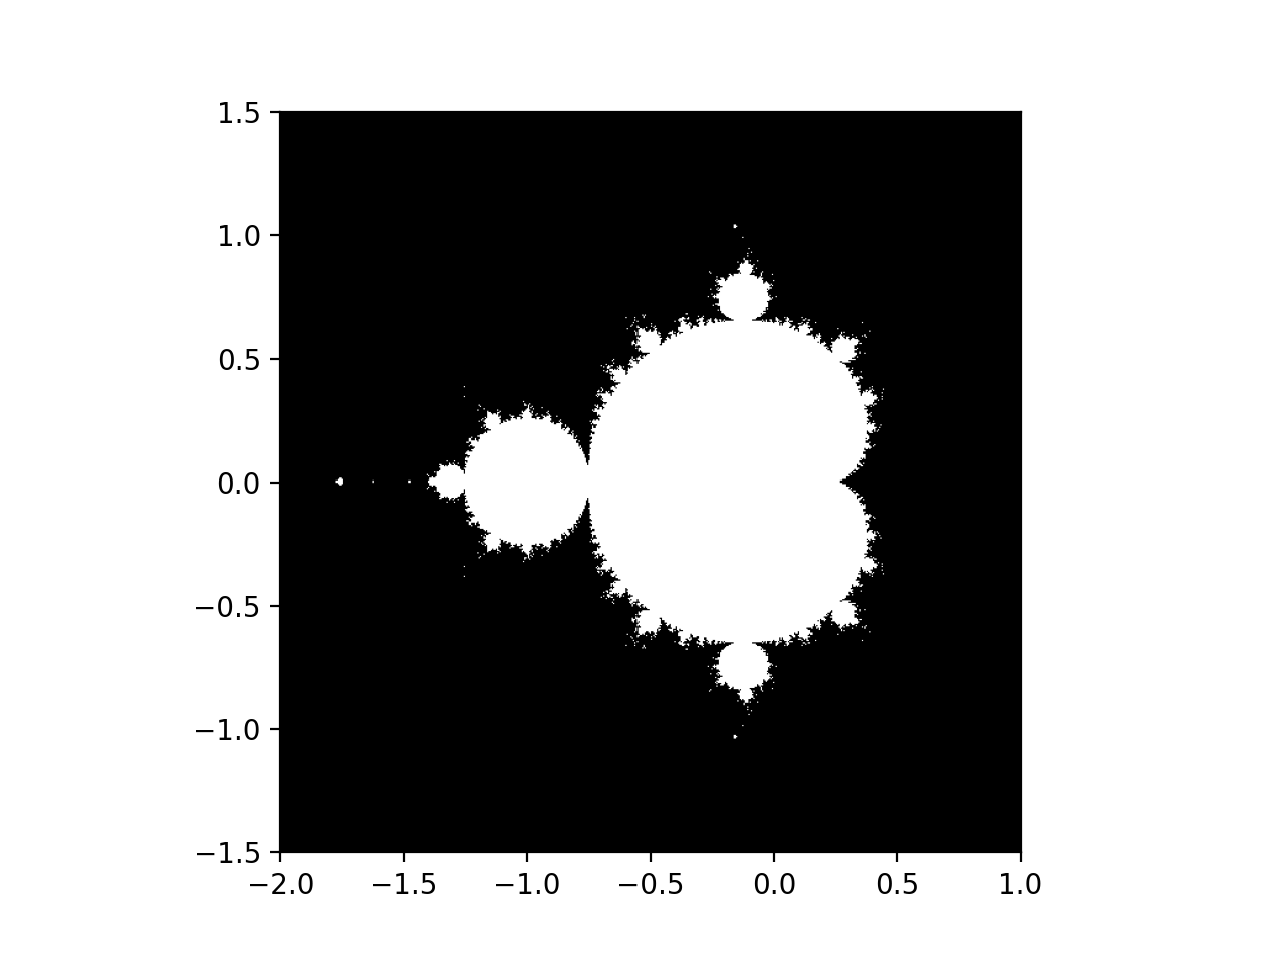

The Python source for this figure:
# Question 1.1

import warnings
import numpy as np
import matplotlib.pyplot as plt
from numpy import newaxis

warnings.filterwarnings("ignore") # to suppress square overflow warnings

def mandelbrot(N_max, threshold, n):
    """
    Calculates and returns the Mandelbrot set
    :param int N_max: maximum number of Mandelbrot iterations
    :param float threshold: the threshold value to calculate the Mandelbrot set
    :param int n: the length of the Mandelbrot set
    
    returns mask: 2D array of size nxn, the calculated mandelbrot set
    """

    # Create a 1D array of size n, ranging values from -2 to 1
    x = np.linspace(-2,1,n)
    # Create a 1D array of size n, ranging values from -1.5 to 1.5
    y = np.linspace(-1.5,1.5,n)

    # Create the nxn grid between range [-2,1] x [-1.5,1.5]
    c = x[:,newaxis] +1j*y[newaxis,:]

    # Store the c grid in z
    z = 0

    # Apply the MandelBrot iteration for N_max steps
    for _ in range(N_max):
        z = z**2 + c
    
    # Create a 3D boolean matrix mask, which checks if |z| < threshold
    mask = (abs(z) < threshold)

    return mask
# Calls the mandelbrot funcftion
mask = mandelbrot(N_max=50, threshold=50., n=600)

# Plotting and saving the figure as mandelbrot.png
plt.imshow(mask.T,extent=[-2,1,-1.5,1.5])
plt.gray()
plt.show()
plt.savefig("mandelbrot.png",dpi=300)